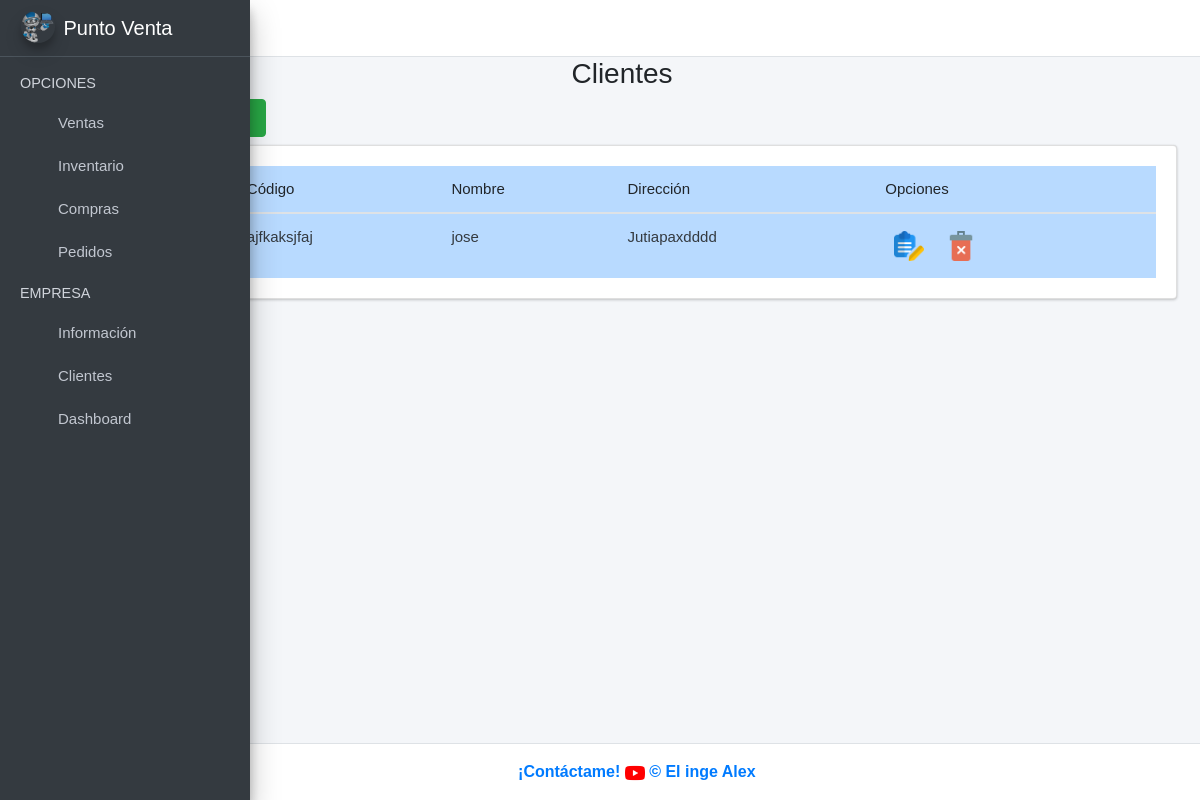
/clientes/, run on the app's committed database.
### ventas/models.py (models this page shows)
class Cliente(models.Model):
    codigo = models.CharField(max_length = 200, unique = True, null = False, blank = False)
    nombre = models.CharField(max_length = 200, unique = True, null = False, blank = False)
    direccion = models.CharField(max_length = 200, unique = True, null = False, blank = False)
    created = models.DateTimeField(auto_now_add = True)
    updated = models.DateTimeField(auto_now_add = True)

### ventas/views.py (the view)
# urls.py: path('clientes/', views.clientes_views, name='Clientes'),
def clientes_views(request):
    clientes = Cliente.objects.all()
    form_personal = AddClienteForm()
    form_editar = EditarClienteForm()
    context = {
        "clientes": clientes,
        "form_personal": form_personal,
        "form_editar": form_editar
    }
    return render(request, 'clientes.html', context)

### ventas/templates/clientes.html (shortened to what this page needs)
{% extends "base.html" %}
{% load static %}
{% load widget_tweaks %}
{% block content %}
<link rel="stylesheet" href="{% static 'index/css/b4.css' %}">
<div class="row">
    <div class="col-md-12">
        <h3 class="text-center">Clientes   <i class="fas fa-users"></i></h3>
        <div class="col-md-3 pb-2">
            <a href="#AgregarPersonalModal"
                data-toggle="modal" data-dismiss="modal">
                <button type="button" class="btn btn-success">
                    <i class="fas fa-plus-circle"></i>
                </button>
            </a>
        </div>
        <div class="card card-body" style="overflow:scroll">
            <table class="table table-hover table-primary" id="myTable">
                <thead>
                    <tr>
                        <th># ID</th>
                        <th>Código</th>
                        <th>Nombre</th>
                        <th>Dirección</th>
                        <th>Opciones</th>
                    </tr>
                </thead>
                <tbody class="text-dark">
                    {% for i in clientes %}
                    <tr>
                        <td>{{i.id}}</td>
                        <td>{{i.codigo}}</td>
                        <td>{{i.nombre}}</td>
                        <td>{{i.direccion}}</td>
                        <td>
                            <button onclick="editarPersonal('{{i.id}}', '{{i.codigo}}', '{{i.nombre}}', '{{i.direccion}}',)" class="btn btn-dark-outline btn-sm" data-toggle="modal"
                                href="#EditarPersonalModal"><img src="{% static 'index/img/editar.png' %}" alt="Error"
                                    width="30"></button>
                            <button onclick="eliminarPersonal('{{i.id}}')" class="btn btn-dark-outline btn-sm"
                                data-toggle="modal" href="#EliminarPersonalModal"><img
                                    src="{% static 'index/img/delete.png' %}" alt="Error" width="30"></button>
                        </td>
                    </tr>
                    {% endfor %}
                </tbody>
            </table>
        </div>
    </div>
</div>
{% endblock %}

### ventas/static/index/css/main.css (style rules this page uses)
table, th, td { font-weight: 100; font-size:15px; }
body { font-family: Arial, Helvetica, sans-serif !important; }

### data on the page
Cliente: codigo "ajfkaksjfaj", nombre "jose", direccion "Jutiapaxdddd"
